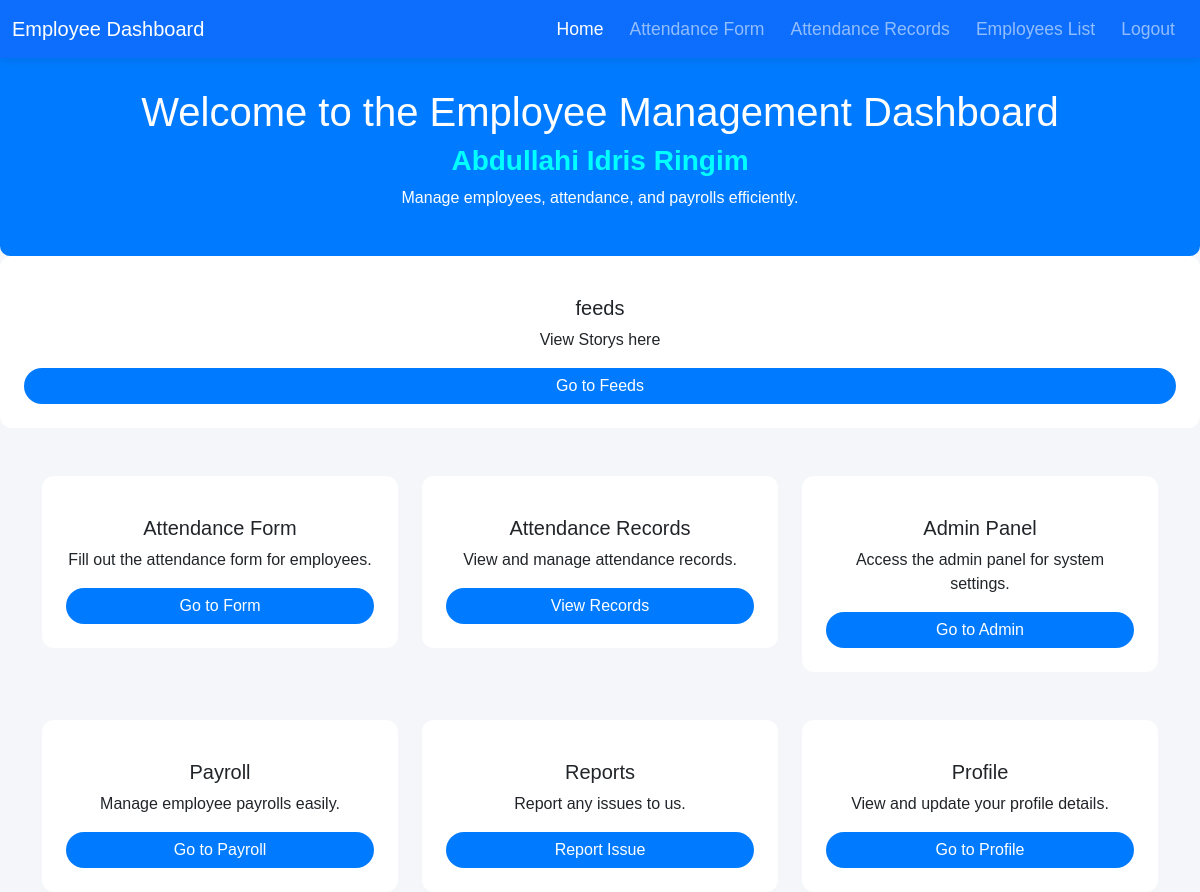
The page /homepg/ (signed in) on the database as committed earlier.
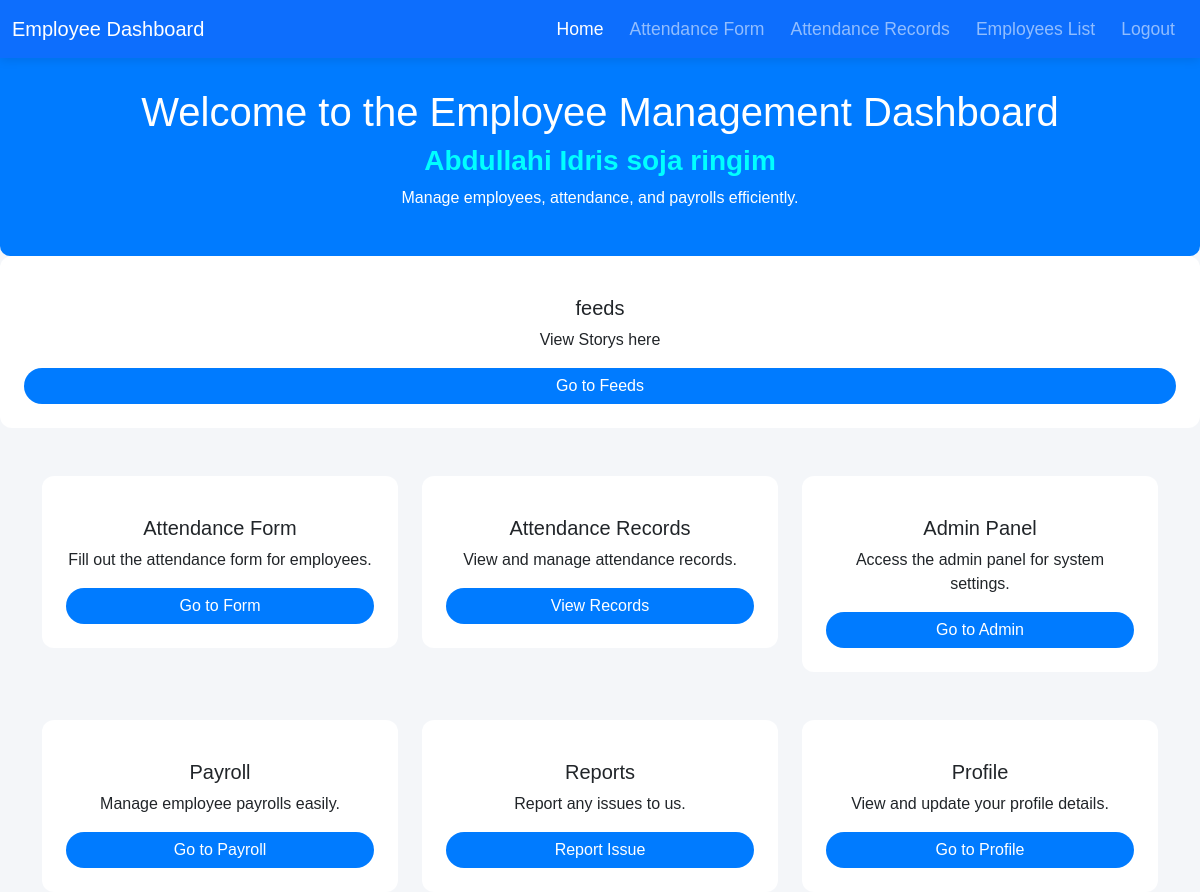
The same page on the database as committed later.
### employees/models.py (models this page shows)
class Employee(models.Model):
    user = models.OneToOneField(User, on_delete=models.CASCADE, null=True, blank=True)
    first_name = models.CharField(max_length=25)
    last_name = models.CharField(max_length=25)
    email = models.EmailField(max_length=355, unique=True)
    phone_number = models.CharField(max_length=25, null=True, blank=True)
    country = models.CharField(max_length=40)
    username = models.CharField(max_length=25, unique=True)
    password = models.CharField(max_length=128)
    confirm_password = models.CharField(max_length=128, null=True, blank=True)
    hire_date = models.DateField(auto_now_add=True)
    profile_picture = models.ImageField(upload_to='employees/', null=True, blank=True)
    reset_token = models.UUIDField(default=uuid.uuid4, unique=True, null=True, blank=True)

### employees/views.py (the view)
# urls.py: 2. Add a URL to urlpatterns:  path('', views.home, name='home')
@login_required
def home(request):
    employee = Employee.objects.get(user = request.user)
    return render(request, 'employees/index.html', {'employee': employee })

### employees/templates/employees/index.html (shortened to what this page needs)
<!DOCTYPE html>
{% load static %}
<html lang="en">
<head>
    <link href="https://cdn.jsdelivr.net/npm/bootstrap@5.3.0-alpha3/dist/css/bootstrap.min.css" rel="stylesheet">
</head>
<body>
    <nav class="navbar navbar-expand-lg navbar-dark bg-primary">
        <div class="container-fluid">
            <a class="navbar-brand" href="#">Employee Dashboard</a>
            <div class="collapse navbar-collapse" id="navbarNav">
                <ul class="navbar-nav ms-auto">
                    <li class="nav-item"><a class="nav-link active" href="#">Home</a></li>
                    <li class="nav-item"><a class="nav-link" href="{% url 'attendancelist' %}">Attendance Form</a></li>
                    <li class="nav-item"><a class="nav-link" href="{% url 'attendanceRec' %}">Attendance Records</a></li>
                    <li class="nav-item"><a class="nav-link" href="{% url 'employees' %}">Employees List</a></li>
                    <li class="nav-item"><a class="nav-link" href="{% url 'logout' %}">Logout</a></li>
                </ul>
            </div>
        </div>
    </nav>
    <div class="dashboard-header">
        <h1>Welcome to the Employee Management Dashboard</h1>
        <h3><strong style="color: aqua;">{{ employee.first_name }} {{ employee.last_name }}</strong></h3>
        <p>Manage employees, attendance, and payrolls efficiently.</p>
    </div>
    {% if user.is_authenticated %}
    <div class="card text-center p-4" >
        <h5 class="card-title">feeds</h5>
        <p class="card-text">View Storys here</p>
        <a href="{% url 'feeds' %}" class="btn btn-primary">Go to Feeds</a>
    </div>
    <div class="container mt-5">
        <div class="row g-4">
            <div class="col-md-4">
                <div class="card text-center p-4">
                    <h5 class="card-title">Attendance Form</h5>
                    <p class="card-text">Fill out the attendance form for employees.</p>
                    <a href="{% url 'attendancelist' %}" class="btn btn-primary">Go to Form</a>
                </div>
            </div>
            <div class="col-md-4">
                <div class="card text-center p-4">
                    <h5 class="card-title">Attendance Records</h5>
                    <p class="card-text">View and manage attendance records.</p>
                    <a href="{% url 'attendanceRec' %}" class="btn btn-primary">View Records</a>
                </div>
            </div>
            <div class="col-md-4">
                <div class="card text-center p-4">
                    <h5 class="card-title">Admin Panel</h5>
                    <p class="card-text">Access the admin panel for system settings.</p>
                    <a href="{% url 'admin_dashboard' %}" class="btn btn-primary">Go to Admin</a>
                </div>
            </div>
        </div>
        <div class="row g-4 mt-4">
            <div class="col-md-4">
                <div class="card text-center p-4">
                    <h5 class="card-title">Payroll</h5>
                    <p class="card-text">Manage employee payrolls easily.</p>
                    <a href="{% url 'payroll' %}" class="btn btn-primary">Go to Payroll</a>
                </div>
            </div>
            <div class="col-md-4">
                <div class="card text-center p-4">
                    <h5 class="card-title">Reports</h5>
                    <p class="card-text">Report any issues to us.</p>
                    <a href="{% url 'reports' %}" class="btn btn-primary">Report Issue</a>
                </div>
            </div>
            <div class="col-md-4">
                <div class="card text-center p-4">
                    <h5 class="card-title">Profile</h5>
                    <p class="card-text">View and update your profile details.</p>
                    <a href="{% url 'profile' %}" class="btn btn-primary">Go to Profile</a>
                </div>
        </div>
    </div>
    {% else %}
    <footer class="text-center mt-5 mb-3">
        <p class="text-muted">&copy; {{ year }} Employee Management System</p>
    </footer>
    {% endif %}
</body>
</html>

Rows that differ between the two databases and show on the page:
changed Employee "Abdullahi": last_name "Idris Ringim" → "Idris soja ringim"
